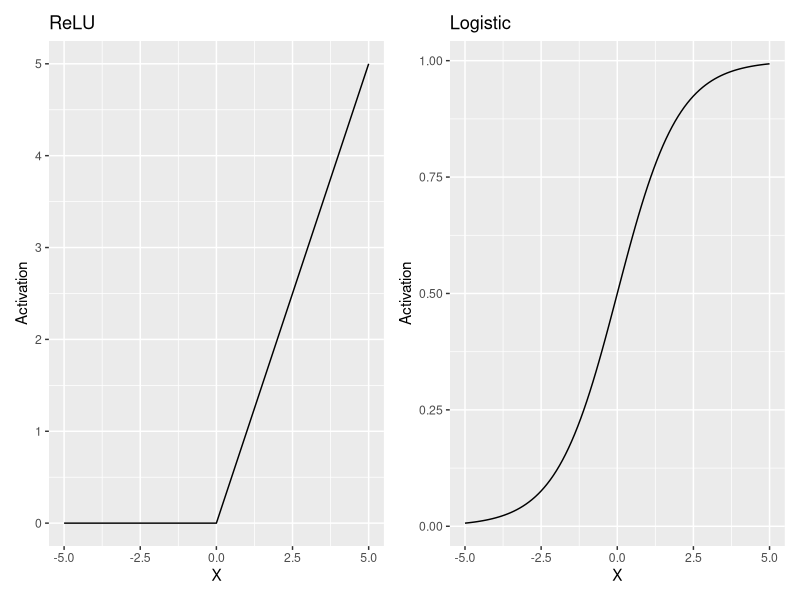

Write R code to recreate this figure.
## ---- chunk 1
#| echo: false
#| message: false
#| fig-width: 8
#| fig-cap: The ReLU and logistic activation functions.
library(ggplot2)
library(patchwork)

relu <- function(x) pmax(0, x)

logistic <- function(x) 1 / (1 + exp(-x))

p1 <- ggplot() +
  geom_function(fun = relu) +
  xlim(-5, 5) +
  labs(x = "X", y = "Activation", title = "ReLU")

p2 <- ggplot() +
  geom_function(fun = logistic) +
  xlim(-5, 5) +
  labs(x = "X", y = "Activation", title = "Logistic")

p1 + p2
